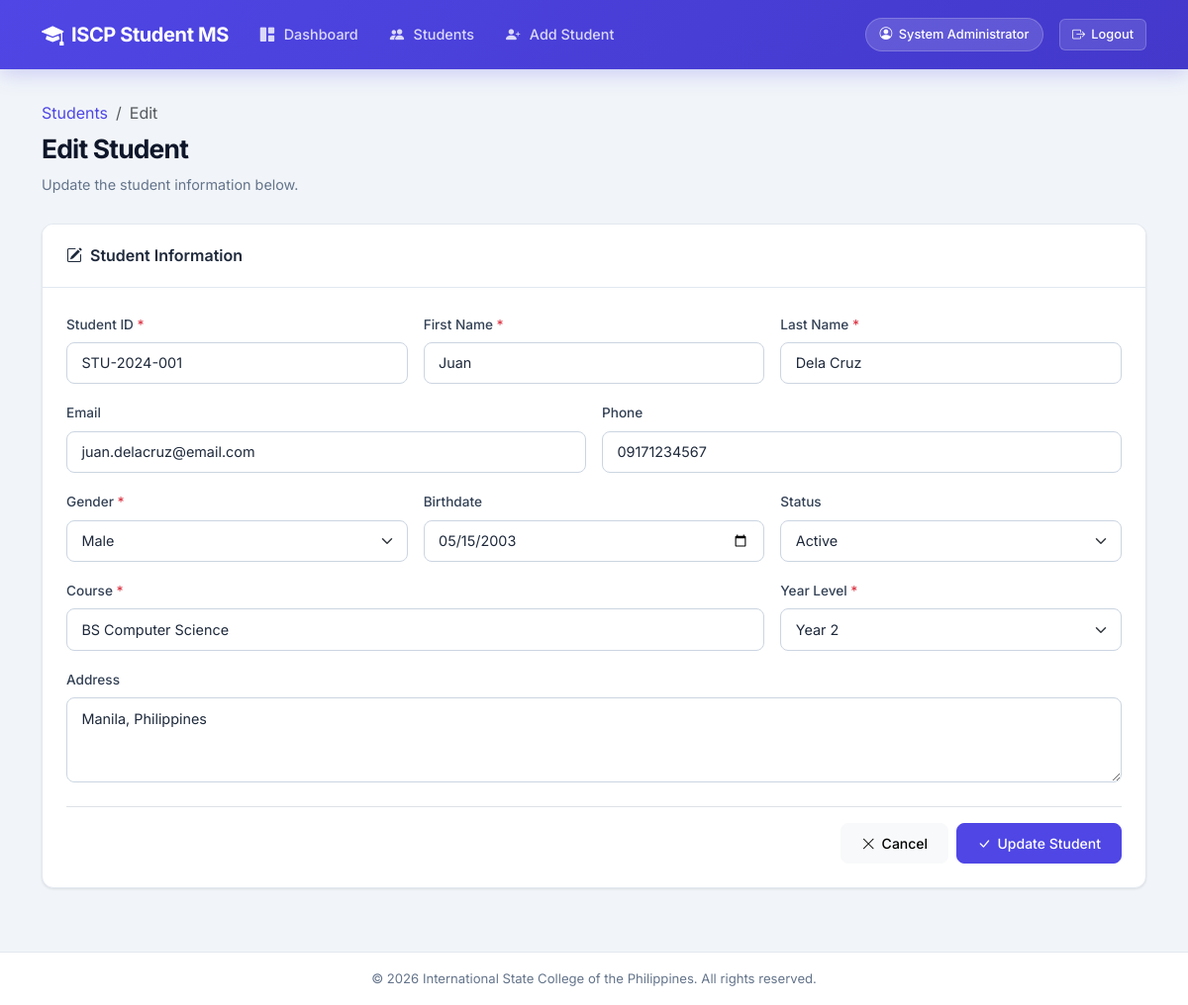
The app's page /edit_student.php?id=1 (signed in) with its own data.
### tables this page shows
CREATE TABLE IF NOT EXISTS students (
    id INT AUTO_INCREMENT PRIMARY KEY,
    student_id VARCHAR(20) NOT NULL UNIQUE,
    first_name VARCHAR(50) NOT NULL,
    last_name VARCHAR(50) NOT NULL,
    email VARCHAR(100) UNIQUE,
    phone VARCHAR(20) DEFAULT NULL,
    gender ENUM('Male', 'Female', 'Other') NOT NULL,
    birthdate DATE DEFAULT NULL,
    course VARCHAR(100) NOT NULL,
    year_level TINYINT NOT NULL DEFAULT 1,
    address TEXT DEFAULT NULL,
    status ENUM('Active', 'Inactive', 'Graduated') NOT NULL DEFAULT 'Active',
    created_at TIMESTAMP DEFAULT CURRENT_TIMESTAMP,
    updated_at TIMESTAMP DEFAULT CURRENT_TIMESTAMP ON UPDATE CURRENT_TIMESTAMP
);

### edit_student.php (the view, shortened to what this page needs)
<?php
require_once 'includes/header.php';
require_once 'config/database.php';
$id = (int) ($_GET['id'] ?? 0);
$stmt = $pdo->prepare("SELECT * FROM students WHERE id = ?");
$stmt->execute([$id]);
$student = $stmt->fetch();
$old = $student;
?>
<div class="page-wrapper">
    <div class="container">
        <div class="page-header">
            <nav aria-label="breadcrumb">
                <ol class="breadcrumb mb-2">
                    <li class="breadcrumb-item"><a href="students.php">Students</a></li>
                    <li class="breadcrumb-item active">Edit</li>
                </ol>
            </nav>
            <h1 class="page-title">Edit Student</h1>
            <p class="page-subtitle">Update the student information below.</p>
        </div>
        <div class="card">
            <div class="card-header">
                <i class="bi bi-pencil-square me-2"></i>Student Information
            </div>
            <div class="card-body">
                <form method="POST" action="edit_student.php?id=<?= $id ?>" novalidate>
                    <div class="row g-3">
                        <div class="col-md-4">
                            <label for="student_id" class="form-label">Student ID <span class="text-danger">*</span></label>
                            <input type="text" class="form-control" id="student_id" name="student_id" value="<?= htmlspecialchars($old['student_id']) ?>" required>
                        </div>
                        <div class="col-md-4">
                            <label for="first_name" class="form-label">First Name <span class="text-danger">*</span></label>
                            <input type="text" class="form-control" id="first_name" name="first_name" value="<?= htmlspecialchars($old['first_name']) ?>" required>
                        </div>
                        <div class="col-md-4">
                            <label for="last_name" class="form-label">Last Name <span class="text-danger">*</span></label>
                            <input type="text" class="form-control" id="last_name" name="last_name" value="<?= htmlspecialchars($old['last_name']) ?>" required>
                        </div>
                        <div class="col-md-6">
                            <label for="email" class="form-label">Email</label>
                            <input type="email" class="form-control" id="email" name="email" value="<?= htmlspecialchars($old['email'] ?? '') ?>">
                        </div>
                        <div class="col-md-6">
                            <label for="phone" class="form-label">Phone</label>
                            <input type="text" class="form-control" id="phone" name="phone" value="<?= htmlspecialchars($old['phone'] ?? '') ?>">
                        </div>
                        <div class="col-md-4">
                            <label for="gender" class="form-label">Gender <span class="text-danger">*</span></label>
                            <select class="form-select" id="gender" name="gender" required>
                                <option value="Male" <?= $old['gender'] === 'Male' ? 'selected' : '' ?>>Male</option>
                            </select>
                        </div>
                        <div class="col-md-4">
                            <label for="birthdate" class="form-label">Birthdate</label>
                            <input type="date" class="form-control" id="birthdate" name="birthdate" value="<?= htmlspecialchars($old['birthdate'] ?? '') ?>">
                        </div>
                        <div class="col-md-4">
                            <label for="status" class="form-label">Status</label>
                            <select class="form-select" id="status" name="status">
                                <option value="Active" <?= $old['status'] === 'Active' ? 'selected' : '' ?>>Active</option>
                            </select>
                        </div>
                        <div class="col-md-8">
                            <label for="course" class="form-label">Course <span class="text-danger">*</span></label>
                            <input type="text" class="form-control" id="course" name="course" value="<?= htmlspecialchars($old['course']) ?>" required>
                        </div>
                        <div class="col-md-4">
                            <label for="year_level" class="form-label">Year Level <span class="text-danger">*</span></label>
                            <select class="form-select" id="year_level" name="year_level" required>
                                <?php for ($i = 1; $i <= 6; $i++): ?>
                                    <option value="<?= $i ?>" <?= (int)$old['year_level'] === $i ? 'selected' : '' ?>>Year <?= $i ?></option>
                                <?php endfor; ?>
                            </select>
                        </div>
                        <div class="col-12">
                            <label for="address" class="form-label">Address</label>
                            <textarea class="form-control" id="address" name="address" rows="3"><?= htmlspecialchars($old['address'] ?? '') ?></textarea>
                        </div>
                    </div>
                    <div class="d-flex justify-content-end gap-2 mt-4 pt-3 border-top">
                        <a href="students.php" class="btn btn-light"><i class="bi bi-x-lg"></i> Cancel</a>
                        <button type="submit" class="btn btn-primary"><i class="bi bi-check-lg"></i> Update Student</button>
                    </div>
                </form>
            </div>
        </div>
    </div>
</div>
<?php require_once 'includes/footer.php'; ?>

### assets/css/style.css (style rules this page uses)
:root { --primary: #4f46e5; --primary-dark: #4338ca; --primary-light: #818cf8; --primary-bg: rgba(79, 70, 229, 0.08); --secondary: #64748b; --success: #10b981; --danger: #ef4444; --warning: #f59e0b; --info: #3b82f6; --light: #f8fafc; --dark: #0f172a; --gray-50: #f8fafc; --gray-100: #f1f5f9; --gray-200: #e2e8f0; --gray-300: #cbd5e1; --gray-400: #94a3b8; --gray-500: #64748b; --gray-600: #475569; --gray-700: #334155; --gray-800: #1e293b; --gray-900: #0f172a; --body-bg: #f1f5f9; --card-shadow: 0 1px 3px rgba(0, 0, 0, 0.06), 0 1px 2px rgba(0, 0, 0, 0.04); --card-shadow-hover: 0 10px 25px rgba(0, 0, 0, 0.08), 0 4px 10px rgba(0, 0, 0, 0.04); --radius: 12px; --radius-sm: 8px; --transition: all 0.2s ease; }
* { margin: 0; padding: 0; box-sizing: border-box; }
body { font-family: 'Inter', -apple-system, BlinkMacSystemFont, 'Segoe UI', sans-serif; background-color: var(--body-bg); color: var(--gray-800); line-height: 1.6; min-height: 100vh; }
a { text-decoration: none; color: var(--primary); transition: var(--transition); }
.page-wrapper { padding: 2rem 0; animation: fadeIn 0.4s ease; }
.page-header { margin-bottom: 1.75rem; }
.page-title { font-size: 1.65rem; font-weight: 700; color: var(--gray-900); letter-spacing: -0.03em; }
.page-subtitle { color: var(--gray-500); font-size: 0.9rem; margin-top: 0.25rem; }
.card { border: 1px solid var(--gray-200); border-radius: var(--radius); box-shadow: var(--card-shadow); transition: var(--transition); background: #fff; overflow: hidden; }
.card-header { background: #fff; border-bottom: 1px solid var(--gray-200); padding: 1.15rem 1.5rem; font-weight: 600; font-size: 1rem; color: var(--gray-800); }
.card-body { padding: 1.5rem; }
.btn { font-weight: 500; font-size: 0.875rem; padding: 0.55rem 1.25rem; border-radius: var(--radius-sm); transition: var(--transition); display: inline-flex; align-items: center; gap: 0.4rem; }
.btn-primary { background: var(--primary); border-color: var(--primary); }
.form-control, .form-select { border: 1.5px solid var(--gray-300); border-radius: var(--radius-sm); padding: 0.6rem 0.9rem; font-size: 0.9rem; color: var(--gray-800); transition: var(--transition); background-color: #fff; }
.form-label { font-weight: 500; font-size: 0.85rem; color: var(--gray-700); margin-bottom: 0.4rem; }

### records on screen
students: student_id "STU-2024-001", first_name "Juan", last_name "Dela Cruz", email "juan.delacruz@email.com", phone "09171234567", gender "Male", birthdate "05/15/2003", status "Active", course "BS Computer Science", year_level "Year 2", address "Manila, Philippines"

### other values on screen
getAdminName() "System Administrator"
